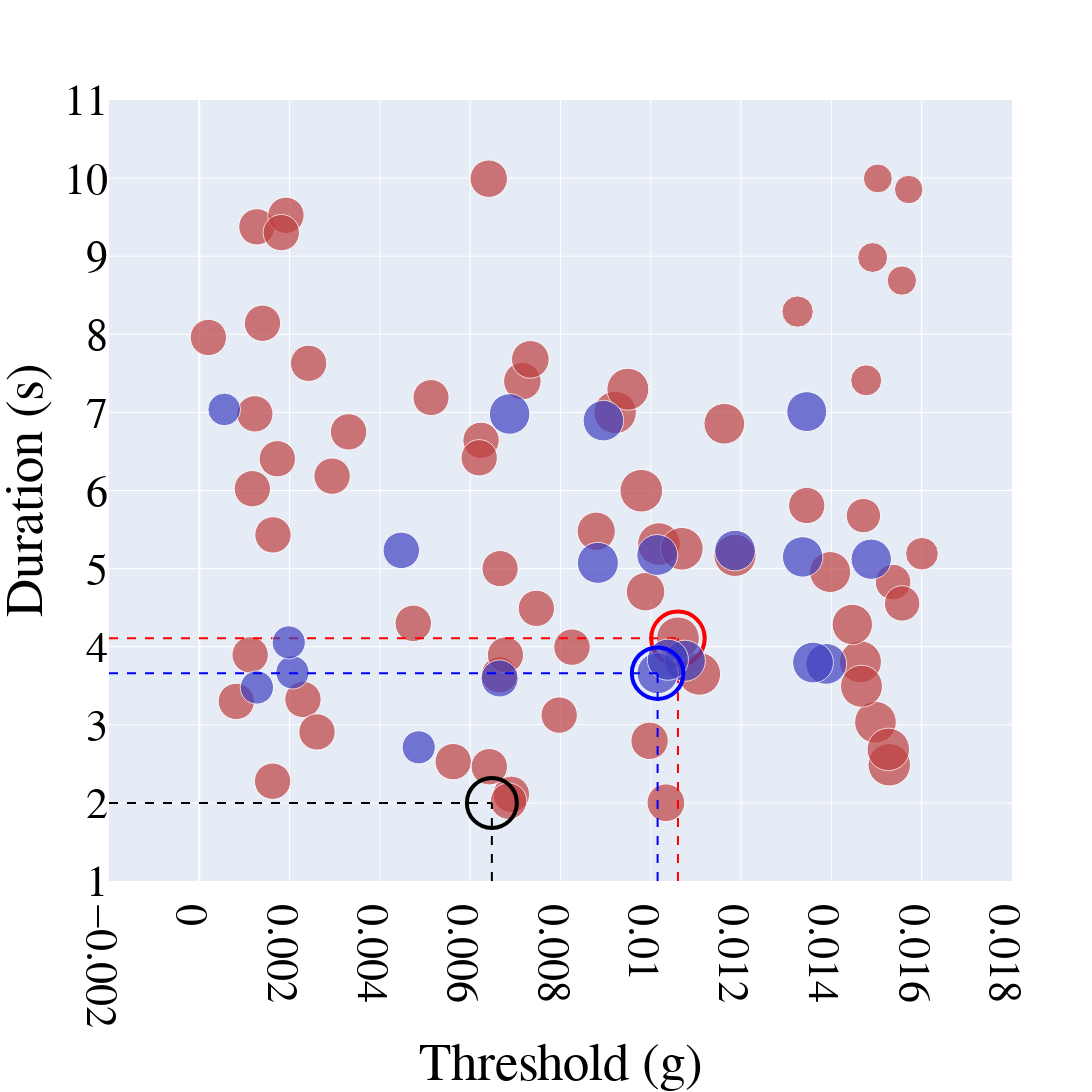

The notebook cell this image was saved under:
### Code cell
import plotly.graph_objects as go
import numpy as np

# Function to map a value in [1, 65] to a saturation percentage between 30% and 100%
def value_to_saturation(val, min_val=1, max_val=65, min_sat=0.5, max_sat=1.0, gamma=2):
    norm = (val - min_val) / (max_val - min_val)
    sat = min_sat + (norm ** gamma) * (max_sat - min_sat)
    return round(sat * 100, 1)

# For R_PRE (red)
colors_red = [f'hsl(0, {value_to_saturation(val)}%, 50%)' for val in R_PRE[:, 2]]
max_idx_pre = np.argmax(R_PRE[:, 2])

# For R_ONB (blue)
colors_blue = [f'hsl(240, {value_to_saturation(val)}%, 50%)' for val in R_ONB[:, 2]]
max_idx_onb = np.argmax(R_ONB[:, 2])

# Font customization variables
font_family = "Times New Roman"
font_size = 44
font_color = "black"

# Create figure object
fig = go.Figure()

# Add first dataset R_PRE (red)
fig.add_trace(go.Scatter(
    x=R_PRE[:, 0],
    y=R_PRE[:, 1],
    mode='markers',
    marker=dict(
        size=R_PRE[:, 2] * 40,
        color=colors_red
    ),
    name='R_PRE'
))

# Highlight maximum value in R_PRE with a red hollow circle
fig.add_trace(go.Scatter(
    x=[R_PRE[max_idx_pre, 0]],
    y=[R_PRE[max_idx_pre, 1]],
    mode='markers',
    marker=dict(
        size=R_PRE[max_idx_pre, 2] * 50,
        color='rgba(255, 0, 0, 0)',
        line=dict(color='red', width=4)
    ),
    name='Max R_PRE'
))

# Vertical and horizontal lines for R_PRE max
fig.add_trace(go.Scatter(
    x=[R_PRE[max_idx_pre, 0], R_PRE[max_idx_pre, 0]],
    y=[1, R_PRE[max_idx_pre, 1]],
    mode='lines',
    line=dict(color='red', width=2, dash='dash'),
    showlegend=False
))
fig.add_trace(go.Scatter(
    x=[-0.002, R_PRE[max_idx_pre, 0]],
    y=[R_PRE[max_idx_pre, 1], R_PRE[max_idx_pre, 1]],
    mode='lines',
    line=dict(color='red', width=2, dash='dash'),
    showlegend=False
))

# Add second dataset R_ONB (blue)
fig.add_trace(go.Scatter(
    x=R_ONB[:, 0],
    y=R_ONB[:, 1],
    mode='markers',
    marker=dict(
        size=R_ONB[:, 2] * 40,
        color=colors_blue
    ),
    name='R_ONB'
))

# Highlight maximum value in R_ONB with a blue hollow circle
fig.add_trace(go.Scatter(
    x=[R_ONB[max_idx_onb, 0]],
    y=[R_ONB[max_idx_onb, 1]],
    mode='markers',
    marker=dict(
        size=R_ONB[max_idx_onb, 2] * 50,
        color='rgba(0, 0, 255, 0)',
        line=dict(color='blue', width=4)
    ),
    name='Max R_ONB'
))

# Vertical and horizontal lines for R_ONB max
fig.add_trace(go.Scatter(
    x=[R_ONB[max_idx_onb, 0], R_ONB[max_idx_onb, 0]],
    y=[1, R_ONB[max_idx_onb, 1]],
    mode='lines',
    line=dict(color='blue', width=2, dash='dash'),
    showlegend=False
))
fig.add_trace(go.Scatter(
    x=[-0.002, R_ONB[max_idx_onb, 0]],
    y=[R_ONB[max_idx_onb, 1], R_ONB[max_idx_onb, 1]],
    mode='lines',
    line=dict(color='blue', width=2, dash='dash'),
    showlegend=False
))

# Add black hollow circle at (0.00648, 5) with vertical and horizontal lines
fig.add_trace(go.Scatter(
    x=[0.00648],
    y=[2],
    mode='markers',
    marker=dict(
        size=50,
        color='rgba(0, 0, 0, 0)',
        line=dict(color='black', width=4)
    ),
    name='Custom Point'
))

fig.add_trace(go.Scatter(
    x=[0.00648, 0.00648],
    y=[1, 2],
    mode='lines',
    line=dict(color='black', width=2, dash='dash'),
    showlegend=False
))

fig.add_trace(go.Scatter(
    x=[-0.002, 0.00648],
    y=[2, 2],
    mode='lines',
    line=dict(color='black', width=2, dash='dash'),
    showlegend=False
))

# Update overall layout
fig.update_layout(
    font=dict(
        family=font_family,
        size=font_size,
        color=font_color
    ),
    width=1600,
    height=1600,
    showlegend=False,
    xaxis_title="Threshold (g)",
    yaxis_title="Duration (s)"
)

fig.update_xaxes(
    range=[-0.002, 0.018],
    tick0=-0.002,       # Starting tick value on x-axis
    dtick=0.002,        # Interval between ticks on x-axis
    tickfont=dict(family=font_family, size=font_size, color=font_color)
)

fig.update_yaxes(
    range=[1, 11],
    tick0=1,            # Starting tick value on y-axis
    dtick=1,            # Interval between ticks on y-axis
    tickfont=dict(family=font_family, size=font_size, color=font_color)
)


fig.show()

### Figure 1 — Plotly figure (JSON) as saved in the notebook; plotly's stock layout.template omitted (floating-point values rounded to 4 significant figures)
{"data": [{"marker": {"color": ["hsl(0, 50.0%, 50%)", "hsl(0, 50.0%, 50%)", "hsl(0, 50.0%, 50%)", "hsl(0, 50.0%, 50%)", "hsl(0, 50.0%, 50%)", "hsl(0, 50.0%, 50%)", "hsl(0, 50.0%, 50%)", "hsl(0, 50.0%, 50%)", "hsl(0, 50.0%, 50%)", "hsl(0, 50.0%, 50%)", "hsl(0, 50.0%, 50%)", "hsl(0, 50.0%, 50%)", "hsl(0, 50.0%, 50%)", "hsl(0, 50.0%, 50%)", "hsl(0, 50.0%, 50%)", "hsl(0, 50.0%, 50%)", "hsl(0, 50.0%, 50%)", "hsl(0, 50.0%, 50%)", "hsl(0, 50.0%, 50%)", "hsl(0, 50.0%, 50%)", "hsl(0, 50.0%, 50%)", "hsl(0, 50.0%, 50%)", "hsl(0, 50.0%, 50%)", "hsl(0, 50.0%, 50%)", "hsl(0, 50.0%, 50%)", "hsl(0, 50.0%, 50%)", "hsl(0, 50.0%, 50%)", "hsl(0, 50.0%, 50%)", "hsl(0, 50.0%, 50%)", "hsl(0, 50.0%, 50%)", "hsl(0, 50.0%, 50%)", "hsl(0, 50.0%, 50%)", "hsl(0, 50.0%, 50%)", "hsl(0, 50.0%, 50%)", "hsl(0, 50.0%, 50%)", "hsl(0, 50.0%, 50%)", "hsl(0, 50.0%, 50%)", "hsl(0, 50.0%, 50%)", "hsl(0, 50.0%, 50%)", "hsl(0, 50.0%, 50%)", "hsl(0, 50.0%, 50%)", "hsl(0, 50.0%, 50%)", "hsl(0, 50.0%, 50%)", "hsl(0, 50.0%, 50%)", "hsl(0, 50.0%, 50%)", "hsl(0, 50.0%, 50%)", "hsl(0, 50.0%, 50%)", "hsl(0, 50.0%, 50%)", "hsl(0, 50.0%, 50%)", "hsl(0, 50.0%, 50%)", "hsl(0, 50.0%, 50%)", "hsl(0, 50.0%, 50%)", "hsl(0, 50.0%, 50%)", "hsl(0, 50.0%, 50%)", "hsl(0, 50.0%, 50%)", "hsl(0, 50.0%, 50%)", "hsl(0, 50.0%, 50%)", "hsl(0, 50.0%, 50%)", "hsl(0, 50.0%, 50%)", "hsl(0, 50.0%, 50%)", "hsl(0, 50.0%, 50%)", "hsl(0, 50.0%, 50%)", "hsl(0, 50.0%, 50%)", "hsl(0, 50.0%, 50%)", "hsl(0, 50.0%, 50%)"], "size": [29.95, 38.53, 36.37, 36.37, 29.38, 42.71, 36.33, 42.74, 36.51, 40.73, 36.36, 28.48, 42.68, 42.25, 37.51, 41.74, 36.46, 34.39, 36.36, 36.36, 36.09, 37.42, 36.24, 36.36, 36.37, 36.36, 36.37, 37.71, 38.26, 36.36, 42.82, 36.46, 36.5, 36.36, 36.3, 42.54, 41.01, 42.01, 37.46, 36.36, 36.36, 42.01, 42.73, 36.5, 37.71, 35.63, 36.31, 31.34, 36.36, 36.36, 36.36, 42.54, 42.54, 36.36, 41.99, 36.36, 40.4, 31.02, 36.43, 28.87, 36.36, 32.65, 35.44, 36.36, 36.36]}, "mode": "markers", "name": "R_PRE", "type": "scatter", "x": [0.01491, 0.009884, 0.005624, 0.002941, 0.01556, 0.01107, 0.007465, 0.01018, 0.006912, 0.01163, 0.0002012, 0.01571, 0.00979, 0.01187, 0.007155, 0.01498, 0.008254, 0.01471, 0.0008196, 0.00624, 0.005132, 0.009973, 0.006662, 0.0014, 0.006648, 0.001276, 0.002422, 0.01033, 0.008791, 0.0062, 0.0106, 0.006423, 0.004739, 0.007972, 0.01345, 0.009209, 0.01397, 0.01464, 0.006411, 0.001919, 0.00123, 0.01467, 0.01069, 0.00685, 0.007332, 0.01537, 0.006781, 0.01325, 0.001632, 0.001728, 0.002296, 0.01528, 0.01526, 0.002607, 0.009491, 0.001623, 0.01446, 0.01477, 0.003306, 0.01503, 0.001175, 0.01601, 0.01557, 0.001126, 0.001816], "y": [8.983, 4.705, 2.528, 6.184, 8.688, 3.652, 4.491, 5.313, 2.109, 6.855, 7.96, 9.854, 5.997, 5.169, 7.401, 3.033, 3.994, 5.678, 3.3, 6.642, 7.19, 2.795, 5.0, 8.142, 3.639, 9.376, 7.629, 2.002, 5.478, 6.419, 4.107, 2.463, 4.299, 3.124, 5.808, 7.0, 4.956, 3.806, 9.992, 9.523, 6.981, 3.493, 5.254, 2.022, 7.679, 4.827, 3.894, 8.291, 5.431, 6.406, 3.324, 2.488, 2.685, 2.909, 7.297, 2.278, 4.285, 7.41, 6.751, 9.995, 6.023, 5.191, 4.554, 3.895, 9.302]}, {"marker": {"color": "rgba(255, 0, 0, 0)", "line": {"color": "red", "width": 4}, "size": 53.52}, "mode": "markers", "name": "Max R_PRE", "type": "scatter", "x": [0.0106], "y": [4.107]}, {"line": {"color": "red", "dash": "dash", "width": 2}, "mode": "lines", "showlegend": false, "type": "scatter", "x": [0.0106, 0.0106], "y": [1, 4.107]}, {"line": {"color": "red", "dash": "dash", "width": 2}, "mode": "lines", "showlegend": false, "type": "scatter", "x": [-0.002, 0.0106], "y": [4.107, 4.107]}, {"marker": {"color": ["hsl(240, 50.0%, 50%)", "hsl(240, 50.0%, 50%)", "hsl(240, 50.0%, 50%)", "hsl(240, 50.0%, 50%)", "hsl(240, 50.0%, 50%)", "hsl(240, 50.0%, 50%)", "hsl(240, 50.0%, 50%)", "hsl(240, 50.0%, 50%)", "hsl(240, 50.0%, 50%)", "hsl(240, 50.0%, 50%)", "hsl(240, 50.0%, 50%)", "hsl(240, 50.0%, 50%)", "hsl(240, 50.0%, 50%)", "hsl(240, 50.0%, 50%)", "hsl(240, 50.0%, 50%)", "hsl(240, 50.0%, 50%)", "hsl(240, 50.0%, 50%)", "hsl(240, 50.0%, 50%)", "hsl(240, 50.0%, 50%)", "hsl(240, 50.0%, 50%)"], "size": [37.09, 33.14, 36.49, 40.78, 40.81, 41.11, 41.2, 41.16, 33.2, 33.13, 39.97, 40.55, 40.57, 32.71, 33.3, 40.64, 41.05, 40.48, 40.86, 40.3]}, "mode": "markers", "name": "R_ONB", "type": "scatter", "x": [0.006651, 0.004859, 0.004474, 0.01389, 0.01359, 0.01075, 0.01015, 0.01038, 0.002063, 0.001982, 0.01345, 0.00895, 0.006873, 0.000553, 0.001275, 0.01187, 0.008828, 0.01336, 0.01014, 0.01488], "y": [3.593, 2.712, 5.234, 3.78, 3.797, 3.82, 3.661, 3.834, 3.67, 4.055, 7.01, 6.894, 6.98, 7.038, 3.478, 5.231, 5.073, 5.15, 5.174, 5.12]}, {"marker": {"color": "rgba(0, 0, 255, 0)", "line": {"color": "blue", "width": 4}, "size": 51.49}, "mode": "markers", "name": "Max R_ONB", "type": "scatter", "x": [0.01015], "y": [3.661]}, {"line": {"color": "blue", "dash": "dash", "width": 2}, "mode": "lines", "showlegend": false, "type": "scatter", "x": [0.01015, 0.01015], "y": [1, 3.661]}, {"line": {"color": "blue", "dash": "dash", "width": 2}, "mode": "lines", "showlegend": false, "type": "scatter", "x": [-0.002, 0.01015], "y": [3.661, 3.661]}, {"marker": {"color": "rgba(0, 0, 0, 0)", "line": {"color": "black", "width": 4}, "size": 50}, "mode": "markers", "name": "Custom Point", "type": "scatter", "x": [0.00648], "y": [2]}, {"line": {"color": "black", "dash": "dash", "width": 2}, "mode": "lines", "showlegend": false, "type": "scatter", "x": [0.00648, 0.00648], "y": [1, 2]}, {"line": {"color": "black", "dash": "dash", "width": 2}, "mode": "lines", "showlegend": false, "type": "scatter", "x": [-0.002, 0.00648], "y": [2, 2]}], "layout": {"font": {"color": "black", "family": "Times New Roman", "size": 44}, "height": 1600, "showlegend": false, "width": 1600, "xaxis": {"dtick": 0.002, "range": [-0.002, 0.018], "tick0": -0.002, "tickfont": {"color": "black", "family": "Times New Roman", "size": 44}, "title": {"text": "Threshold (g)"}}, "yaxis": {"dtick": 1, "range": [1, 11], "tick0": 1, "tickfont": {"color": "black", "family": "Times New Roman", "size": 44}, "title": {"text": "Duration (s)"}}}}
